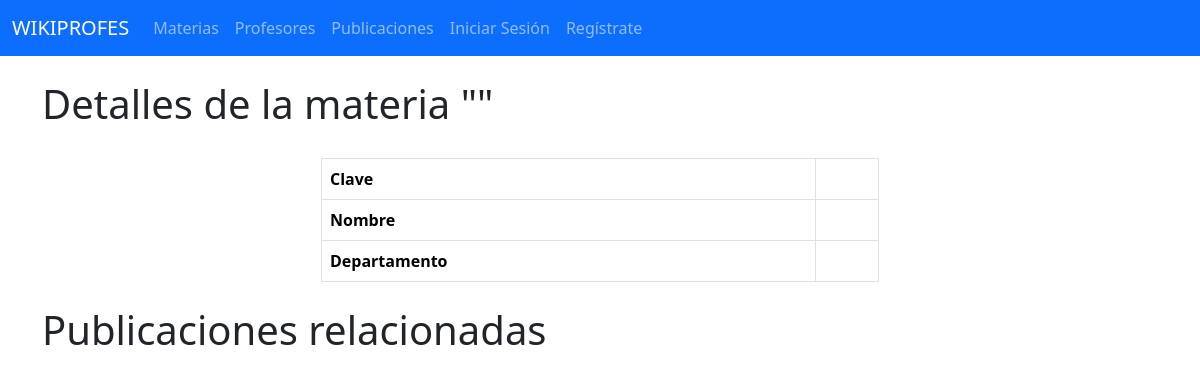
Before: /materia/5 with the older database file.
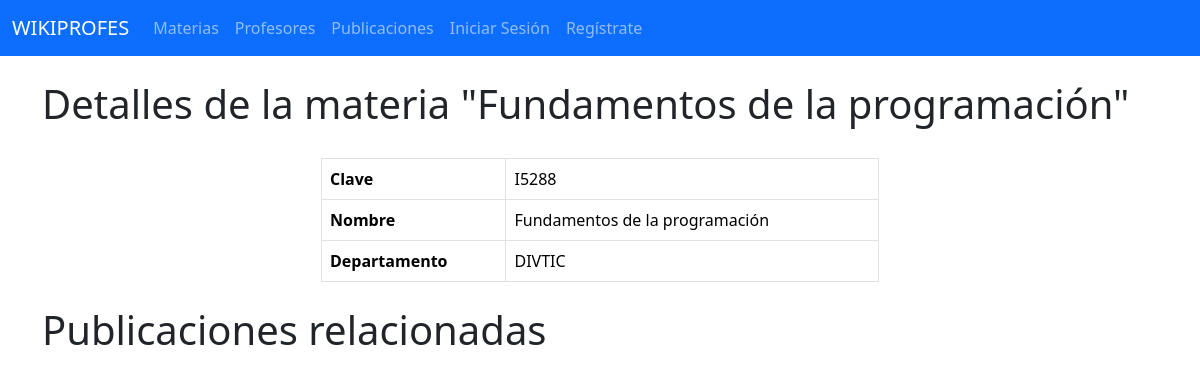
After: the same page with the newer database file.
### materia/models.py (models this page shows, shortened)
class Materia(models.Model):
    clave = models.CharField(max_length=10)
    nombre = models.CharField(max_length=80)
    departamento = models.CharField(max_length=50)
    profesores = models.ManyToManyField(Profesor, through='publicacion.Publicacion')
    usuarios = models.ManyToManyField(User, through='publicacion.Publicacion')

### publicacion/views.py (the view)
# urls.py: path("materia/<int:materia_id>",views.MateriaView.as_view(), name="materia"),
class MateriaView(generic.ListView):
    model = Materia
    template_name = "publicacion/materia.html"
    context_object_name = "materia_list"
    def get_queryset(self):
        return Materia.objects.filter(id=self.kwargs["materia_id"])
    def get_context_data(self, **kwargs):
        context = super().get_context_data(**kwargs)
        context['publicacion_list'] = Publicacion.objects.filter(materia_id=self.kwargs["materia_id"])
        return context

### templates/publicacion/materia.html (shortened to what this page needs)
{% extends "base.html" %}
{% block content %}
  <div class="container mt-4">
    <h1>Detalles de la materia "{{materia_list.0.nombre}}"</h1>
    <table class="table table-bordered" style="width: 50%; margin: auto; margin-top: 30px;">
        <tbody>
          <tr>
            <th scope="row">Clave</th>
            <td>{{materia_list.0.clave}}</td>
          </tr>
          <tr>
            <th scope="row">Nombre</th>
            <td>{{materia_list.0.nombre}}</td>
          </tr>
          <tr>
            <th scope="row">Departamento</th>
            <td>{{materia_list.0.departamento}}</td>
          </tr>
        </tbody>
      </table>
  </div>
  <div class="container mt-4">
    <h1>Publicaciones relacionadas</h1>
  </div>
{% endblock content %}

Changed rows visible on the page:
added Materia: nombre "Fundamentos de la programación", clave "I5288", departamento "DIVTIC"
